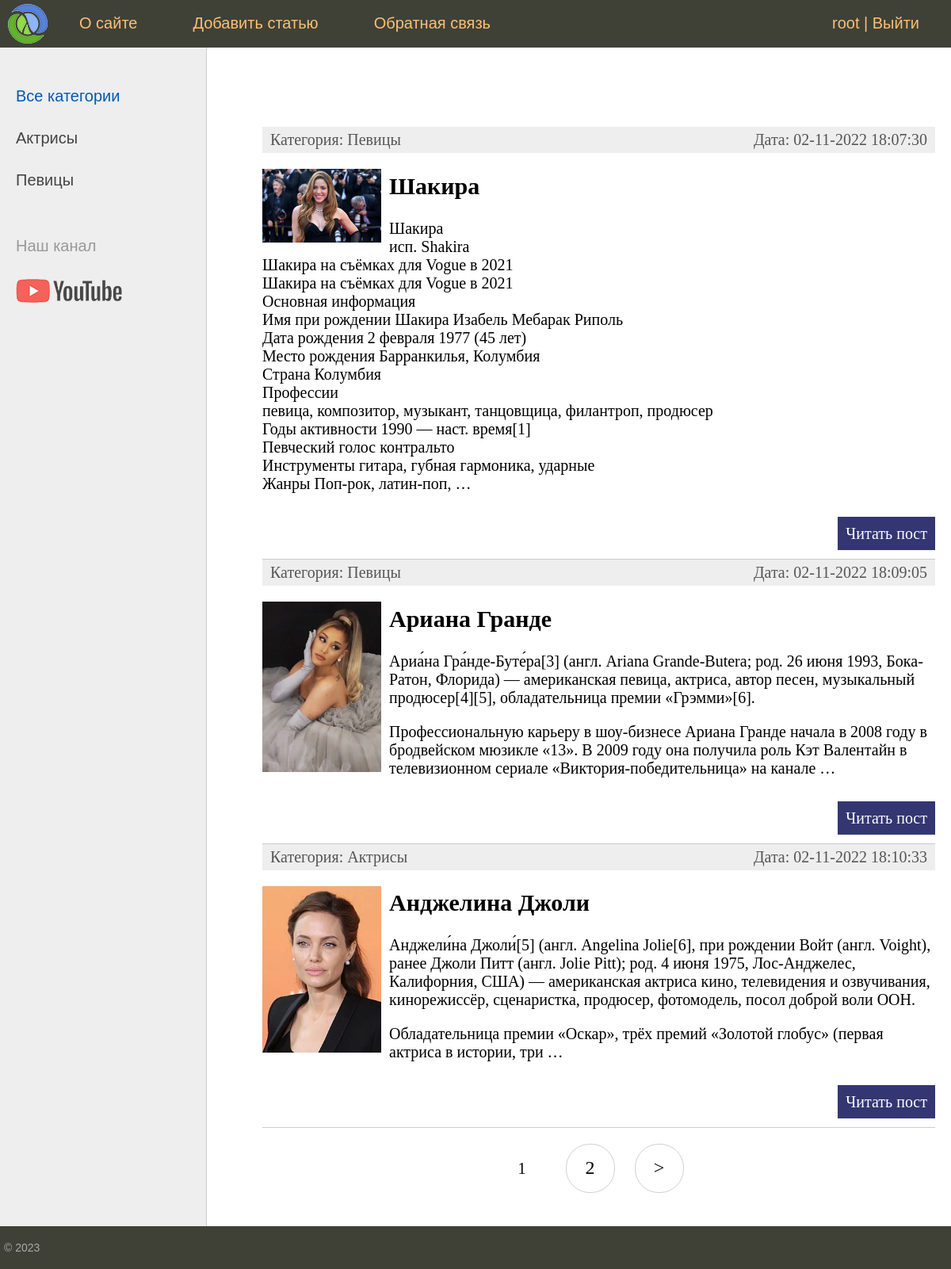
The app's page / (signed in) with its own data.
### women/models.py (models this page shows, shortened)
class Category(models.Model):
    name = models.CharField(max_length=100, db_index=True, verbose_name='Категорие')
    slug = models.SlugField(max_length=255, unique=True, db_index=True, verbose_name="URL")
    def __str__(self):
        return self.name
    def get_absolute_url(self):
        return reverse('category', kwargs={'cat_slug': self.slug})
    class Meta:
        verbose_name = 'Категории'
        verbose_name_plural = 'Категории'
        ordering = ['id']

class Women(models.Model):
    title = models.CharField(max_length=255, verbose_name='Заголовок')
    slug = models.SlugField(max_length=255, unique=True, db_index=True, verbose_name="URL")
    content = models.TextField(blank=True, verbose_name="Текст статьи")
    photo = models.ImageField(upload_to="photos/%Y/%m/%d/", verbose_name="Фото")
    time_create = models.DateTimeField(auto_now_add=True, verbose_name="Време создание")
    time_update = models.DateTimeField(auto_now=True, verbose_name="Време изменение")
    is_published = models.BooleanField(default=True, verbose_name="Публикации")
    cat = models.ForeignKey('Category', on_delete=models.PROTECT, verbose_name="Категории")
    def get_absolute_url(self):
        return reverse('post', kwargs={'post_slug': self.slug})
    class Meta:
        verbose_name = 'Известные женщины'
        verbose_name_plural = 'Известные женщины'
        ordering = ['id']

### women/views.py (the view)
# urls.py: path('', WomenHome.as_view(), name='home'),
class WomenHome(DataMixin, ListView):
    model = Women
    template_name = 'women/index.html'
    context_object_name = 'posts'
    def get_context_data(self, *, object_list=None, **kwargs):
        context = super().get_context_data(**kwargs)
        c_def = self.get_user_context(title="Главная страница")
        return dict(list(context.items()) + list(c_def.items()))
    def get_queryset(self):
        return Women.objects.filter(is_published=True).select_related('cat')

### women/utils.py (called while the page is built)
    def get_user_context(self, **kwargs):
        context = kwargs
        cats = cache.get('cats')
        if not cats:
            cats = Category.objects.annotate(Count('women'))
            cache.set('cats', cats, 60)
        user_menu = menu.copy() # Копи меню!
        if not self.request.user.is_authenticated: # инструкци если пользовател не авторизирован, возврат меню без Добавлени статьи
            user_menu.pop(1)
        context['menu'] = user_menu
        context['cats'] = cats
        if 'cat_selected' not in context:
            context['cat_selected'] = 0
        return context

### women/templates/women/index.html (shortened to what this page needs)
{% extends 'women/base.html' %}
{% block content %}
<ul class="list-articles">
	{% for p in object_list %}
			<li><div class="article-panel">
	<p class="first">Категория: {{p.cat}}</p>
	<p class="last">Дата: {{p.time_update|date:"d-m-Y H:i:s"}}</p>
</div>
{% if p.photo %}
    <p><img class="img-article-left thumb" src="{{p.photo.url}}"</p>
{% endif %}
				<h2>{{p.title}}</h2>
	{% autoescape on %}
	{{p.content|linebreaks|truncatewords:50}}
	{% endautoescape %}
			<p class="link-read-post"><a href="{{ p.get_absolute_url }}">Читать пост</a></p>
			</li>
	{% endfor %}
</ul>
{% endblock %}

### women/templates/women/base.html (shortened to what this page needs)
{% load static %}
{% load women_tags %}
<!DOCTYPE html>
<html>
<head>
	<link type="text/css" href="{% static 'women/css/styles.css' %}" rel="stylesheet" />
</head>
<body>
<table class="table-page" border=0 cellpadding="0" cellspacing="0">
<tr><td valign=top>
{% block mainmenu %}
		<div class="header">
			<ul id="mainmenu" class="mainmenu">
			<li class="logo"><a href="{% url 'home' %}"><div class="logo"></div></a></li>
{% for m in menu %}
			<li><a href="{% url m.url_name %}">{{m.title}}</a></li>
{% endfor %}
				{% if request.user.is_authenticated %}
				<li class="last"> {{user.username}} | <a href="{% url 'logout' %}">Выйти</a></li>
				{% else %}
				<li class="last"><a href="{% url 'register' %}">Регистрация</a> | <a href="{% url 'login' %}">Войти</a></li>
				{% endif %}
			</ul>
		</div>
{% endblock mainmenu %}
<table class="table-content" border=0 cellpadding="0" cellspacing="0">
<tr>
	<td valign="top" class="left-chapters">
	<ul id="leftchapters">
{% if cat_selected == 0 %}
		<li class="selected">Все категории</li>
{% else %}
		<li><a href="{% url 'home' %}">Все категории</a></li>
{% endif %}
{% for c in cats %}
{% if c.women__count > 0 %}
	{% if c.pk == cat_selected %}
		<li class="selected">{{c.name}}</li>
	{% else %}
		<li><a href="{{ c.get_absolute_url }}">{{c.name}}</a></li>
	{% endif %}
{% endif %}
{% endfor %}
		<li class="share">
		<p>Наш канал</p>
		<a class="share-yt" href="https://www.youtube.com/channel/UClJzWfGWuGJL2t-3dYKcHTA/playlists" target="_blank" rel="nofollow"></a>
		</li>
	</ul>
</td>
<td valign="top" class="content">
	<div class="content-text">
{% block content %}
{% endblock %}
{% if page_obj.has_other_pages %}
<nav class="list-pages">
    <ul>
        {% for p in paginator.page_range %}
		{% if page_obj.number == p %}
        <li class="page-num page-num-selected">{{ p }}</li>
		{% elif p >= page_obj.number|add:-2 and p <= page_obj.number|add:2  %}
        <li class="page-num">
            <a href="?page={{ p }}">{{ p }}</a>
        </li>
		{% endif %}
        {% endfor %}
{% if page_obj.has_next %}
<li class="page-num">
	<a href="?page={{ page_obj.next_page_number }}">&gt;</a>
</li>
{% endif %}
    </ul>
</nav>
{% endif %}
	</div>
</td></tr></table>
</td></tr>
<tr><td valign=top>
	<div id="footer">
		<p>&copy; 2023 </p>
	</div>
</td></tr></table>
</body>
</html>

### women/static/women/css/styles.css (style rules this page uses)
html, body { font-family: 'Arial'; margin: 0; padding: 0; height: 100%; width: 100%; color: #444; }
a { color: #0059b2; text-decoration: none; }
img { max-width: 600px; height: auto; }
img.img-article-left { max-width: 300px; height: auto; float: left; padding: 0 10px 10px 0; }
img.img-article-left.thumb { max-width: 150px; height: auto; }
p.link-read-post { text-align: right; }
p.link-read-post a { padding: 10px; min-width: 100px; background: #333671; color: #fff; text-decoration: none; }
div.article-panel { background: #eee; padding: 5px 10px 5px 10px; box-sizing: border-box; overflow: hidden; color: #555; }
div.article-panel p.first { margin: 0; float: left; }
div.article-panel p.last { margin: 0; float: right; }
ul.list-articles { list-style: none; margin: 0; padding: 0; }
ul.list-articles li { border-bottom: 1px solid #ccc; }
.table-page { width: 100%; height: 100%; vertical-align: top; }
.table-page tr { height: 100%; }
.header { background: #3F4137; height: 60px; }
.logo { background: url('../images/logo.png') no-repeat 10px 5px; width: 70px; height: 60px; }
ul.mainmenu { list-style: none; margin: 0; padding: 0; height: 60px; color: #fdc073; font-size: 20px; overflow: hidden; }
ul.mainmenu li { float: left; margin: 18px 40px 0 30px; }
ul.mainmenu li.logo { margin: 0; }
ul.mainmenu li.last { float: right; }
ul.mainmenu li a { color: #fdc073; text-decoration: none; }
.table-content { width: 100%; min-height: 100%; height: 100%; }
.left-chapters { margin: 0; background: #eee; border-right: 1px solid #ccc; min-height: 100%; }
.left-chapters ul { width: 230px; min-height: 100%; margin: 0; padding: 20px 10px 10px 20px; list-style: none; font-size: 20px; }
.left-chapters ul li { margin: 30px 0 0 0; color: #999; }
.left-chapters ul li.selected { color: #0059b2; }
.left-chapters ul li a { color: #444; text-decoration: none; }
.left-chapters ul li.share { margin: 60px 0 0 0; }
.left-chapters ul li.share p { margin: 30px 0 30px 0; }
.left-chapters ul li.share a { display: inline-block; width: 40px; height: 40px; margin: 0 20px 0 0; }
.left-chapters ul li.share a.share-yt { width: 100%; height: 30px; background: url('../images/share_yt.png') no-repeat 0 0 }
.content { padding: 40px 20px 20px 40px; width: 100%; box-sizing: border-box; }
.content-text { margin: 60px 0 0 30px; color: #000; font-size: 20px; font-family: Yandex Sans Display Light; }
#footer { box-sizing: border-box; background: #3F4137; padding: 5px; color: #aaa; font-size: 14px; font-family: Verdana, Geneva, Arial, Helvetica; text-align: left; overflow: hidden; }
.list-pages { text-align: center; margin: 0 0 20px 0; }
.list-pages ul { margin: 20px 0 0 0; padding: 0; list-style: none; }
.list-pages ul li { display: inline-block; margin: 0 20px 0 0; }
.list-pages a { color: #000; font-size: 24px; text-decoration: none; }
.list-pages .page-num, .page-num-selected { display: inline-block; width: 60px; height: 44px; padding: 16px 0 0 0; border: 1px solid #d0d0d0; border-radius: 30px; }
.list-pages .page-num-selected { border: none; color: #000; font-size: 20px; }

### records on screen
Category: name "Актрисы"
Category: name "Певицы"
Women: cat "Певицы", time_update "02-11-2022 18:07:30", photo (picture), title "Шакира", content "Шакира исп. Shakira Шакира на съёмках для Vogue в 2021 Шакира на съёмках для Vogue в 2021 Основная информация Имя при рождении Шакира Изабель Мебарак Риполь Дата рождения 2 февраля 1977 (45 лет) Место рождения Барранкилья, Колумбия Страна Колумбия Профессии певица, композитор, музыкант, танцовщица, филантроп, продюсер Годы активности 1990 — наст. время[1] Певческий голос контральто Инструменты гитара, губная гармоника, ударные Жанры Поп-рок, латин-поп, …"
Women: cat "Певицы", time_update "02-11-2022 18:09:05", photo (picture), title "Ариана Гранде", content "Ариа́на Гра́нде-Буте́ра[3] (англ. Ariana Grande-Butera; род. 26 июня 1993, Бока-Ратон, Флорида) — американская певица, актриса, автор песен, музыкальный продюсер[4][5], обладательница премии «Грэмми»[6]. Профессиональную карьеру в шоу-бизнесе Ариана Гранде начала в 2008 году в бродвейском мюзикле «13». В 2009 году она получила роль Кэт Валентайн в телевизионном сериале «Виктория-победительница» на канале …"
Women: cat "Актрисы", time_update "02-11-2022 18:10:33", photo (picture), title "Анджелина Джоли", content "Анджели́на Джоли́[5] (англ. Angelina Jolie[6], при рождении Войт (англ. Voight), ранее Джоли Питт (англ. Jolie Pitt); род. 4 июня 1975, Лос-Анджелес, Калифорния, США) — американская актриса кино, телевидения и озвучивания, кинорежиссёр, сценаристка, продюсер, фотомодель, посол доброй воли ООН. Обладательница премии «Оскар», трёх премий «Золотой глобус» (первая актриса в истории, три …"

### other values on screen
{{ m.title }} "О сайте" "Добавить статью" "Обратная связь"
{{ user.username }} "root"
{{ p }} "1"
{{ p }} "2"
